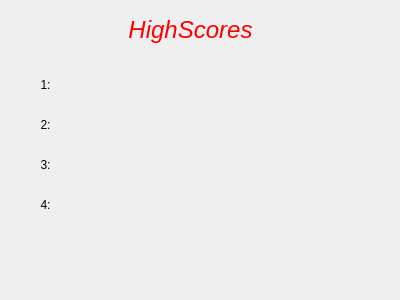
<?xml version="1.0" encoding="UTF-8"?>
<ui version="4.0">
 <class>HighScores</class>
 <widget class="QWidget" name="HighScores">
  <property name="geometry">
   <rect>
    <x>0</x>
    <y>0</y>
    <width>400</width>
    <height>300</height>
   </rect>
  </property>
  <property name="windowTitle">
   <string>Form</string>
  </property>
  <widget class="QLabel" name="label">
   <property name="geometry">
    <rect>
     <x>90</x>
     <y>10</y>
     <width>201</width>
     <height>41</height>
    </rect>
   </property>
   <property name="text">
    <string>&lt;html&gt;&lt;head/&gt;&lt;body&gt;&lt;p align=&quot;center&quot;&gt;&lt;span style=&quot; font-size:18pt; font-style:italic; color:#ff0000;&quot;&gt;HighScores&lt;/span&gt;&lt;/p&gt;&lt;/body&gt;&lt;/html&gt;</string>
   </property>
  </widget>
  <widget class="QLabel" name="label_2">
   <property name="geometry">
    <rect>
     <x>30</x>
     <y>70</y>
     <width>31</width>
     <height>31</height>
    </rect>
   </property>
   <property name="text">
    <string>&lt;html&gt;&lt;head/&gt;&lt;body&gt;&lt;p align=&quot;center&quot;&gt;1:&lt;/p&gt;&lt;/body&gt;&lt;/html&gt;</string>
   </property>
  </widget>
  <widget class="QLabel" name="label_3">
   <property name="geometry">
    <rect>
     <x>30</x>
     <y>110</y>
     <width>31</width>
     <height>31</height>
    </rect>
   </property>
   <property name="text">
    <string>&lt;html&gt;&lt;head/&gt;&lt;body&gt;&lt;p align=&quot;center&quot;&gt;2:&lt;/p&gt;&lt;/body&gt;&lt;/html&gt;</string>
   </property>
  </widget>
  <widget class="QLabel" name="label_4">
   <property name="geometry">
    <rect>
     <x>30</x>
     <y>150</y>
     <width>31</width>
     <height>31</height>
    </rect>
   </property>
   <property name="text">
    <string>&lt;html&gt;&lt;head/&gt;&lt;body&gt;&lt;p align=&quot;center&quot;&gt;3:&lt;/p&gt;&lt;/body&gt;&lt;/html&gt;</string>
   </property>
  </widget>
  <widget class="QLabel" name="label_5">
   <property name="geometry">
    <rect>
     <x>30</x>
     <y>190</y>
     <width>31</width>
     <height>31</height>
    </rect>
   </property>
   <property name="text">
    <string>&lt;html&gt;&lt;head/&gt;&lt;body&gt;&lt;p align=&quot;center&quot;&gt;4:&lt;/p&gt;&lt;/body&gt;&lt;/html&gt;</string>
   </property>
  </widget>
 </widget>
 <resources/>
 <connections/>
</ui>
